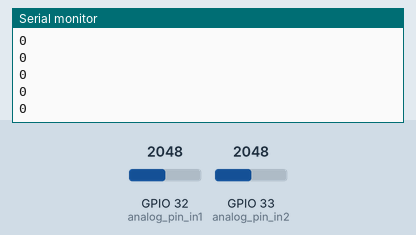
This sketch was run on a simulated ESP32. Shown: the last lines printed to the serial monitor. The inputs (shaded band) are chosen by the test bench; at power-on: GPIO 32 (analog_pin_in1) = 2048, GPIO 33 (analog_pin_in2) = 2048.

Above: at 1.2 s.
1.3 s: GPIO 32 (analog_pin_in1) set to 2866
At 1.56 s:
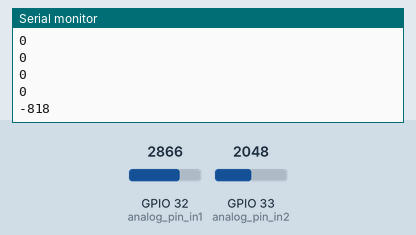
2.8 s: GPIO 33 (analog_pin_in2) set to 1228
At 2.96 s:
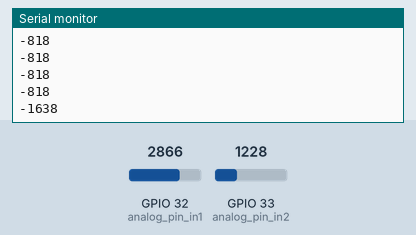
4.3 s: GPIO 32 (analog_pin_in1) set to 3603
At 4.36 s:
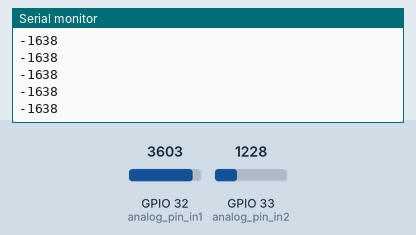
5.8 s: GPIO 33 (analog_pin_in2) set to 491
At 5.96 s:
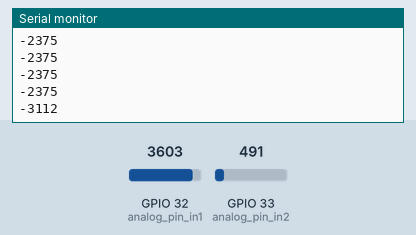
Timing chart, 0 to 8.3 s (numbered marks = the images above; inputs shaded):
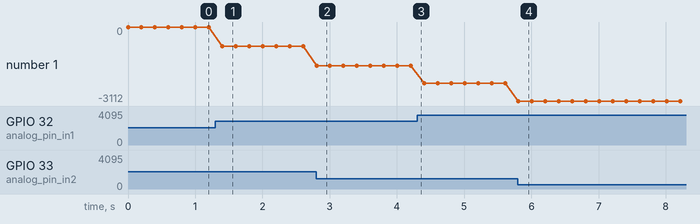

The sketch:

load_cell_testing.ino
```cpp
/*
using sparkfun esp32 lot Redboard

*/


const int analog_pin_in1 = 32;
const int analog_pin_in2 = 33;

void setup() {
  Serial.begin(115200);
  pinMode(analog_pin_in1, INPUT);
  pinMode(analog_pin_in2, INPUT);
  Serial.println("Readings:");
}

void loop() {
  Serial.println(analogRead(analog_pin_in2) - analogRead(analog_pin_in1));
  delay(200);
}
```

Measured:
- after the input at 1.3 s, the serial monitor: prints a new line after 0.10 s (image 1)
- after the input at 2.8 s, the serial monitor: prints a new line at once (image 2)
- after the input at 5.8 s, the serial monitor: prints a new line at once (image 4)
- plotted number 1: 0 → -818 after the input at 1.3 s, -818 → -1638 after the input at 2.8 s, -1638 → -2375 after the input at 4.3 s, -2375 → -3112 after the input at 5.8 s
